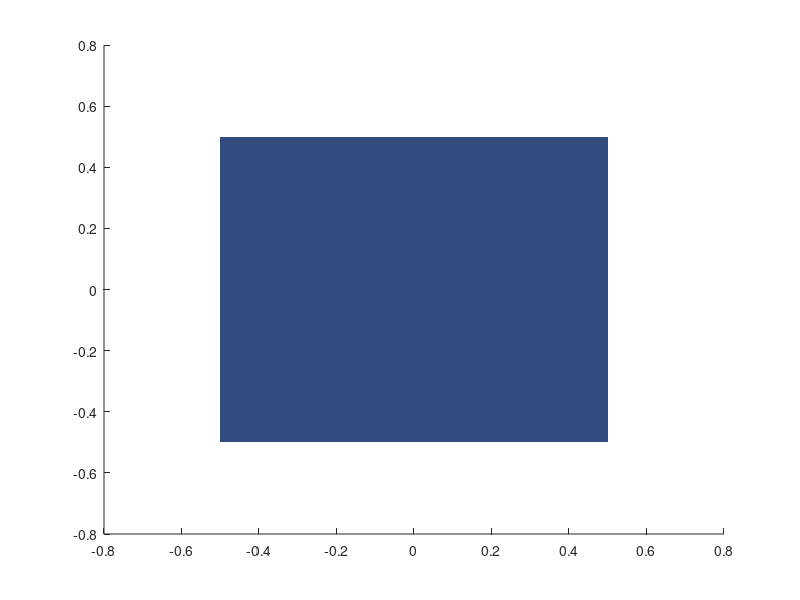

This chart was generated by the following MATLAB code:
function [p] = rppd(varargin)
%RPPD creates a rectangular parallelepiped patch object.
% RPPD(sidelength,centerloc,facecolor,edgecolor,alpha) creates an RPPD
% with the following arguments:
% sidelength is a 1x3 vector of sidelengths.
% centerloc is a 1x3 vector giving the location of the center of the rppd.  
% facecolor is a 1x3 vector of RBG values for the faces.  
% edgecolor is a 1x3 vector of RGB values for the edges.
% alpha is the transparency value on [0 1].  0 is transparent, 1 opaque.
%
% All arguments are optional, and defaults will be provided.  The default
% is a 95% opaque, blue unit cube located at the origin.
% If requested, rppd returns the handle to the patch object.
%
% Examples:
%
%     To see the default settings, use:
%
%       rppd
%       view(3)
%
%     To create an opaque unit cube located at (x,y,z) = (2,1,-3) with red 
%     faces and black edges, use:
%
%       rppd([1 1 1],[2 1 -3],[1 0 0],[0 0 0],1)
%       axis([1 3 0 2 -4 -2])
%
%     To use all the defaults except the  and obtain the handle to 
%     the patch object, use:
%
%       ph = rppd([],[],[],[1 1 1])
%       view(3)
%
%     To see cubes as data markers for a 3d line, use:
%
%       t = linspace(0,2*pi,30);  x = cos(t);  y = sin(t);
%       plot3(x,y,t)
%       clmp = colormap(jet(30));
%       for ii = 1:30
%           rppd([.1 .1 .1],[x(ii) y(ii) t(ii)],clmp(ii,:),[],.6);
%       end
%       axis([-pi pi -pi pi 0 2*pi]);  view(3);  rotate3d
%
% See also patch, rectangle
%
% Author:  Matt Fig
% Contact:  popkenai@yahoo.com
% Created: 7/24/2008

vars = cell(1,5); % Initialize the input cell.

if ~isempty(varargin) % For ver 6.5, the 'deal' below errors without it.
    [vars{1:length(varargin)}] = deal(varargin{:}); % Get the input args.
end

idx = find(cellfun('isempty',vars));  % Find the empty args.
dflt = {[1 1 1], [0,0,0], [.2 .3 .5], [], .95}; % default values.
vars(idx) = dflt(idx);  % Put the defaults into the empty cells.
flg = false;  % See next if statement.

if length(varargin)<4 || isempty(varargin{4})
    vars{4} = vars{3}; % Edgecolor == facecolor if not input.
    flg = true; % Used below in the edgcolor deciding section.
end

lngth = cellfun('length',vars);  % Make sure args are correct.

if ~all(lngth(1:4) == 3) 
    error('Error using: RPPD.  The first 4 args must be length 3 vectors.')
elseif vars{5} < 0 || vars{5} > 1
    error('Error using: RPPD.  The alpha arg must be on [0 1].')
end

[sdln,cntr,clr,edgclr,alph] = deal(vars{:}); % For clarity below.

% Try to make the edges compliment the face color better than black.
if flg && alph >.3
    [mx,i1] = max(clr);  % Find the largest color value.
    [mn,i3] = min(clr);  % Find the smallest color value.
    if mx-mn < .05 % The color values are nearly the same.
        lt = clr <= .8;  % Find which color values are less than .8
        edgclr(lt) = clr(lt) + .2; % Add .2 to these color values.
        edgclr(~lt) = clr(~lt) - .2; % Subtract .2 from the others.
    else % Here the color values are substantially different.
         % Basically boost the highest two vals, lower or raise the third.
        i2 = setdiff([1 2 3], [i1,i3]); % The middle color value.
        edgclr(i1) = (edgclr(i1)+.2)*(edgclr(i1)<.8)+(edgclr(i1)>=.8); 
        edgclr(i2) = (edgclr(i2)+.2)*(edgclr(i2)<.8)+(edgclr(i2)>=.8);
        edgclr(i3) = .25 + (edgclr(i3)<.5)*.5;
    end
end

x = [cntr(1)+sdln(1)/2 cntr(1)-sdln(1)/2];   % The vertices (verts below).
y = [cntr(2)+sdln(2)/2 cntr(2)-sdln(2)/2];
z = [cntr(3)+sdln(3)/2 cntr(3)-sdln(3)/2];

verts = [x(2) y(2) z(2);  % 1  Label for drawing the faces below.
         x(2) y(1) z(2);  % 2
         x(2) y(1) z(1);  % 3
         x(2) y(2) z(1);  % 4
         x(1) y(2) z(2);  % 5
         x(1) y(2) z(1);  % 6
         x(1) y(1) z(2);  % 7
         x(1) y(1) z(1)]; % 8
        
faces = [1,2,3,4;   % These are the faces.
         1,4,6,5;
         5,6,8,7;
         2,1,5,7;
         7,2,3,8;
         8,6,4,3];

p = patch('vertices',verts,'faces',faces,'facecolor',clr,...
          'facealpha',alph,'edgecolor','none');
      
if nargout == 0
    clear p; % User doesn't want the handle.
end